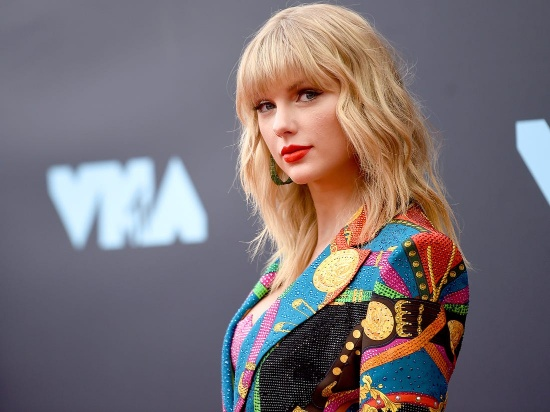
#> input picture books/practical-python-and-opencv/images/taylor-swift.jpg, 550 x 412 px
$ python contour.py --image images/taylor-swift.jpg
#> lines starting #> are read from the running program, lines starting #| are printed output that depends on the picture; after the words box and inside, x2 and y2 are one past the last pixel; in counts of white or black regions, pixels touching at a corner belong together
from __future__ import print_function
import numpy as np
import argparse
import cv2

ap = argparse.ArgumentParser()
ap.add_argument('-i', '--image', required=True, help='Path to the image')
args = vars(ap.parse_args())

image = cv2.imread(args['image'])
#> image is the input picture: shape (412, 550, 3); mean B, G, R 116.2, 112.1, 122
gray = cv2.cvtColor(image, cv2.COLOR_BGR2GRAY)
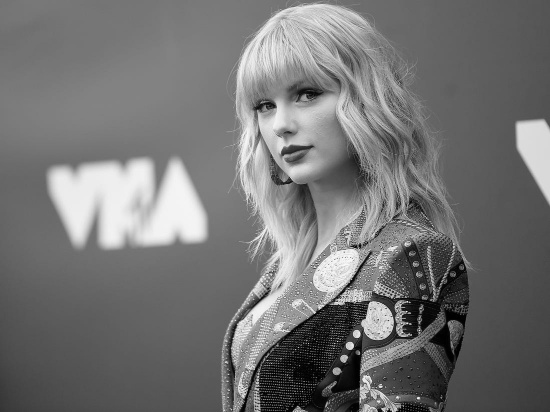
#> gray: shape (412, 550); min 0, max 250, mean 115.5
blurred = cv2.GaussianBlur(gray, (11, 11), 0)
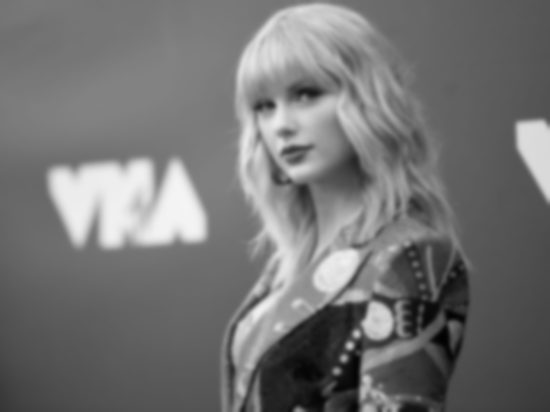
#> blurred: shape (412, 550); min 2, max 244, mean 115.5
cv2.imshow('Image', image)

edged = cv2.Canny(blurred, 30, 150)
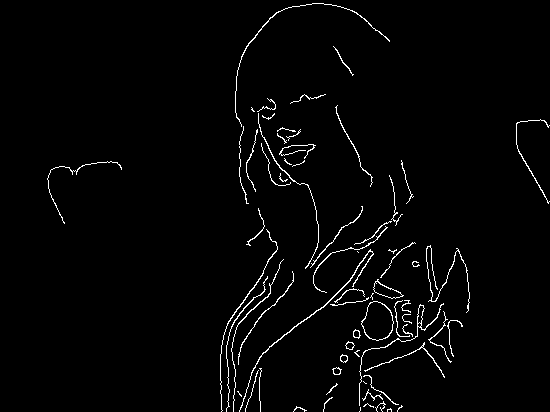
#> edged: shape (412, 550); 2.2% white in thin lines or dots
cv2.imshow('Edges', edged)

(cnts, _) = cv2.findContours(edged.copy(), cv2.RETR_EXTERNAL, cv2.CHAIN_APPROX_SIMPLE)
#> cnts = 68 contours, 47 with area under 20; largest, box (x1, y1, x2, y2) and area: (361, 301, 394, 341) 910, (373, 279, 404, 299) 246, (359, 303, 444, 406) 125, (239, 249, 374, 412) 124, (235, 3, 390, 127) 56

print(len(cnts[0]))
#| 10

cv2.drawContours(image, cnts, -1, (0, 255, 0), 1)
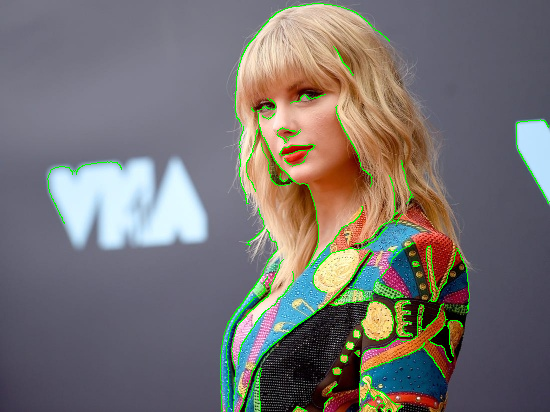
#> image: shape (412, 550, 3); 2.13% of pixels changed, all inside (x1, y1, x2, y2) = (47, 3, 550, 412)
cv2.imshow('Image with contours', image)
cv2.waitKey(0)
